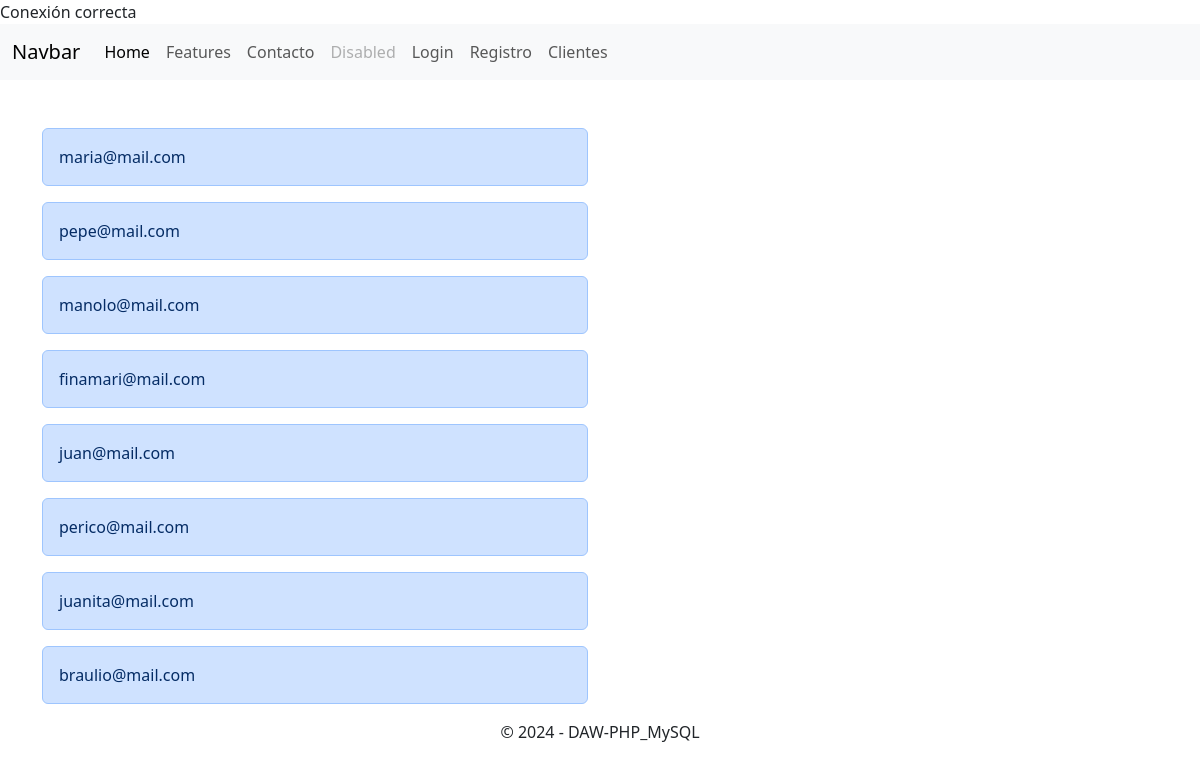
The app's page /20240514/listadoclientes.php with its own data.
### tables this page shows
CREATE TABLE `usuarios` (
  `id` int(11) NOT NULL,
  `email` varchar(250) NOT NULL,
  `password` varchar(250) NOT NULL,
  `nombreapellidos` varchar(250) NOT NULL,
  `direccion` varchar(250) NOT NULL,
  `ciudad` varchar(250) NOT NULL,
  `provincia` varchar(250) NOT NULL,
  `pais` varchar(250) NOT NULL,
  `tipousuario` tinyint(4) NOT NULL
);

### 20240514/listadoclientes.php (the view)
<?php
include_once 'conexion.php';
$sqlConsulta = "SELECT email, tipousuario FROM usuarios WHERE tipousuario=3";
$sentenciaSelect = $mbd->prepare($sqlConsulta);
$sentenciaSelect->execute();
$resultado = $sentenciaSelect->fetchAll();
?>
<?php include 'cabecera.php' ?>
<div class="container mt-5">
    <div class="row">
        <div class="col-md-6">
            <?php foreach($resultado as $dato): ?>
                <div class="alert alert-primary" role="alert">
                    <?php echo $dato['email']; ?>
                </div>
            <?php endforeach ?>
        </div>
    </div>
</div>
<?php include 'piepagina.php' ?>

### 20240514/sign-in.css (style rules this page uses)
html, body { height: 100%; }

### records on screen
usuarios: email "maria@mail.com"
usuarios: email "pepe@mail.com"
usuarios: email "manolo@mail.com"
usuarios: email "finamari@mail.com"
usuarios: email "juan@mail.com"
usuarios: email "perico@mail.com"
usuarios: email "juanita@mail.com"
usuarios: email "braulio@mail.com"
